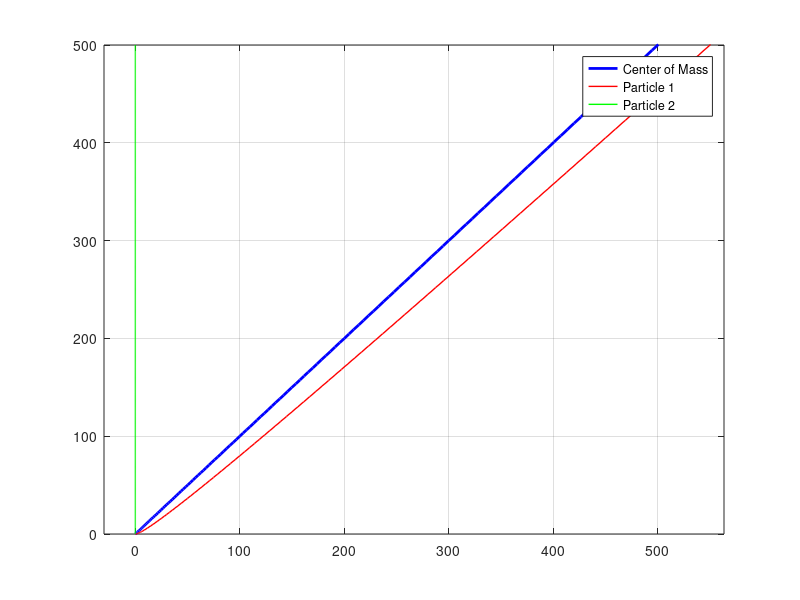

Here is the MATLAB script that generated this plot:
% Two particles of equal mass have velocities v1=ai and v2=aj. The
% acclerationof the second particle is zero, the centre of mass of the two
% particles moves along a , a> straight line

clear;
clc;


% Time interval
t=0:.1:100;

% Particle 1 velovity, accleration
v1x=5;
v1y=0;
a1x=10;
a1y=10;

% Particle 2 velocity, accleration
v2x=0;
v2y=5;
a2x=0;
a2y=0;

% Particle 1 Path
S1x = v1x .* t + 1/2 .* a1x .*t .^2;
S1y = v1y .* t + 1/2 .* a1y .*t .^2;

% Particle 2 Path
S2x = v2x .* t + a2x .* t .^2;
S2y = v2y .* t + a2y .* t .^2;

%Centre of Mass path
CMx=(S1x+S2y)./2;
CMy=(S1x+S2y)./2;

% Plot
hold on;
xlim([-30,563.4323369267164]);
ylim([-.2842170943E-13,500]);
box on;
grid on;
plot(CMx,CMy,'DisplayName','Center of Mass','LineWidth',2,'Color',[0 0 1]);
plot(S1x,S1y,'DisplayName','Particle 1','LineWidth',1,'Color',[1 0 0]);
plot(S2x,S2y,'DisplayName','Particle 2','LineWidth',1,'Color',[0 1 0]);
legend show;